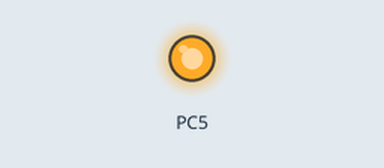
The program below on a simulated ATmega328P, built with avr-gcc and emulated at 8 MHz (the files do not name the chip). Parts: output pins drawn as LEDs (lit = HIGH). A simulated second board sends each byte the program waits for after 2 ms; what the program prints to the serial monitor is not drawn.

Above: at 0.2 s.
At 24.89 s:
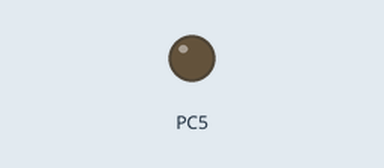
Timing chart, 0 to 25.4 s (numbered marks = the images above):
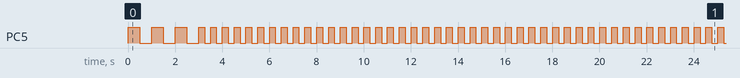

Measured:
- by itself, PC5: goes 3 × (HIGH 0.50 s, LOW 0.50 s), 253 × (HIGH 0.25 s, LOW 0.25 s), HIGH 0.25 s, then LOW
- by itself, everything shown: repeats every 39.0 s, in 156 steps

The program:

main.c
```c
#define FOSC	F_CPU
#include <avr/io.h>
#include <util/delay.h>
#include <avr/interrupt.h>

#define BAUD	9600
#define UBRR	FOSC/16/BAUD-1
#define SET_

void delay_us(double t)
{
    int tt;
    tt = 8*t/100;
    while(tt--) _delay_us(1);
}

void init_USART0(unsigned int baud)
{
    UBRR0 = baud;
    UCSR0C = (3<<UCSZ00);
    UCSR0B |= _BV(RXEN0) | _BV(TXEN0);
}

void setRXCIE_USART0()
{
    UCSR0B |= _BV(RXCIE0);
}

unsigned char receive_1byte_USART0(void)
{
    loop_until_bit_is_set(UCSR0A,RXC0);
    return UDR0;
}

void transmit_1byte_USART0(unsigned char data)
{
    loop_until_bit_is_set(UCSR0A, UDRE0);
    UDR0 = data;
}

void transmit_str_USART0(char *str)
{
    while(*str != 0){
	transmit_1byte_USART0(*str);
	*str++;
    }
}

void Servo(unsigned char data)
{
    switch(data){
	case 49  : for(;;){
	              DDRB |= 0x20;
		      PORTB = 0x20;
		      _delay_ms(500);
		      PORTB = 0x00;
		      _delay_ms(500);
	           }
	case 'a' : DDRC |= 0x20;
	           for(;;){
		       PORTC = 0x20;
		       delay_us(1100);
		       PORTC = 0x00;
		       delay_us(18900);
		       if(bit_is_set(UCSR0A,RXC0)) break;
		   }
	case 'b'  : for(;;){
	              DDRC |= 0x20;
		      PORTB = 0x20;
		      _delay_ms(500);
		      PORTB = 0x00;
		      _delay_ms(500);
	           }/*
	case 'b' : DDRC |= 0x20;
	           for(;;){
		       PORTC = 0x20;
		       delay_us(2000);
		       PORTC = 0x00;
		       delay_us(18000);
		       if(bit_is_set(UCSR0A,RXC0)) break;
		   }
	case 'c' : DDRB |= 0x01;
	           for(;;){
		       PORTC = 0x20;
		       delay_us(1100);
		       PORTC = 0x00;
		       delay_us(18900);
		       if(bit_is_set(UCSR0A,RXC0)) break;
		   }
	case 'd' : DDRB |= 0x01;
	           for(;;){
		       PORTC = 0x20;
		       delay_us(1100);
		       PORTC = 0x00;
		       delay_us(18900);
		       if(bit_is_set(UCSR0A,RXC0)) break;
		   }
	case 'e' : DDRB |= 0x01;
	           for(;;){
		       PORTC = 0x20;
		       delay_us(1100);
		       PORTC = 0x00;
		       delay_us(18900);
		       if(bit_is_set(UCSR0A,RXC0)) break;
		   }
	case 'f' : DDRB |= 0x01;
	           for(;;){
		       PORTC = 0x20;
		       delay_us(1100);
		       PORTC = 0x00;
		       delay_us(18900);
		       if(bit_is_set(UCSR0A,RXC0)) break;
		   }
	case 'g' : DDRB |= 0x01;
	           for(;;){
		       PORTC = 0x20;
		       delay_us(1100);
		       PORTC = 0x00;
		       delay_us(18900);
		       if(bit_is_set(UCSR0A,RXC0)) break;
		   }*/
    }
}

int i;
int main (int argc, char *argv[])
{
    init_USART0(UBRR);  //initialize USART0
    sei();


    for(i=0;i<3;i++){
	DDRC |= 0x20;
	PORTC = 0x20;
	_delay_ms(500);
	PORTC = 0x00;
	_delay_ms(500);
    }
    while(1){
        if(receive_1byte_USART0()=='a'){
	    transmit_str_USART0("abc");
	    for(i=0;i<10;i++){
	    DDRC |= 0x20;
	    PORTC = 0x20;
	    _delay_ms(250);
	    PORTC = 0x00;
	    _delay_ms(250);
	}
    }
    }
    /*while(1){
	unsigned char data = receive_1byte_USART0();
	Servo(data);

    }*/
    return 0;
}
```
